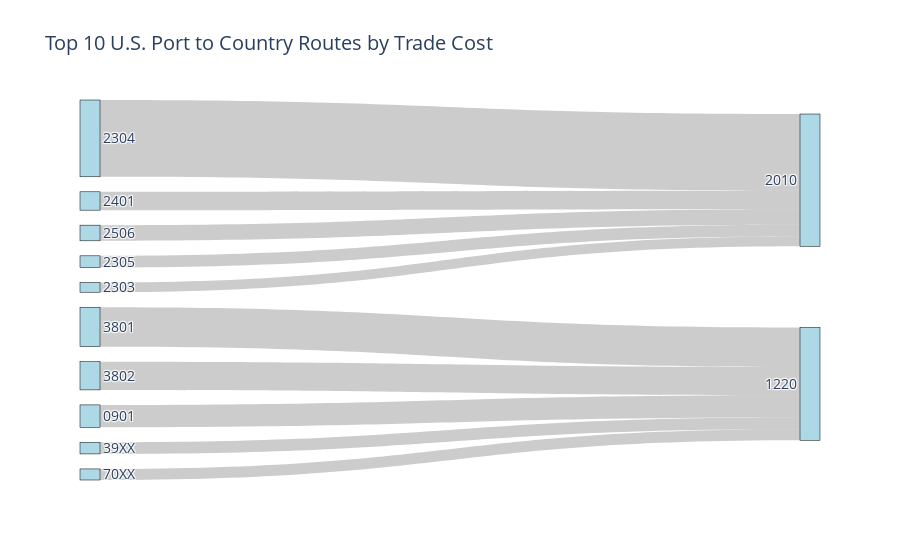

Write notebook code for a chart like this one.
### Code cell
import pandas as pd
import plotly.graph_objects as go

# Create new column for PORT_ROUTE and TRADE_COST
df_dot3['PORT_ROUTE'] = df_dot3['DEPE'].astype(str) + ' - ' + df_dot3['COUNTRY'].astype(str)
df_dot3['TRADE_COST'] = df_dot3['VALUE'] + df_dot3['FREIGHT_CHARGES']

# Get top 10 PORT_ROUTE by trade cost
top_routes = df_dot3.groupby(['DEPE', 'COUNTRY'])['TRADE_COST'].sum().sort_values(ascending=False).head(10).reset_index()

# Unique nodes (Ports + Countries)
ports = top_routes['DEPE'].unique().tolist()
countries = top_routes['COUNTRY'].unique().tolist()
nodes = ports + countries

# Mapping node names to index
node_indices = {name: i for i, name in enumerate(nodes)}

# Sankey links
sources = top_routes['DEPE'].map(node_indices).tolist()
targets = top_routes['COUNTRY'].map(node_indices).tolist()
values = top_routes['TRADE_COST'].tolist()

# Build Sankey diagram
fig = go.Figure(data=[go.Sankey(
    node=dict(
        pad=15,
        thickness=20,
        line=dict(color="black", width=0.5),
        label=nodes,
        color="lightblue"
    ),
    link=dict(
        source=sources,
        target=targets,
        value=values,
        label=[f"${v:,.0f}" for v in values],
    ))])

fig.update_layout(title_text="Top 10 U.S. Port to Country Routes by Trade Cost", font_size=14)
fig.show()

### Figure 1 — Plotly figure (JSON) as saved in the notebook; plotly's stock layout.template omitted (floating-point values rounded to 4 significant figures)
{"data": [{"link": {"label": ["$1,217,136,182,164", "$625,286,014,161", "$447,395,687,893", "$354,774,675,004", "$290,991,439,747", "$248,337,422,126", "$184,913,469,194", "$184,511,759,407", "$175,537,578,767", "$154,080,896,341"], "source": [0, 1, 2, 3, 4, 5, 6, 7, 8, 9], "target": [10, 11, 11, 11, 10, 10, 10, 11, 11, 10], "value": [1217136182164, 625286014161, 447395687893, 354774675004, 290991439747, 248337422126, 184913469194, 184511759407, 175537578767, 154080896341]}, "node": {"color": "lightblue", "label": ["2304", "3801", "3802", "0901", "2401", "2506", "2305", "39XX", "70XX", "2303", 2010, 1220], "line": {"color": "black", "width": 0.5}, "pad": 15, "thickness": 20}, "type": "sankey"}], "layout": {"font": {"size": 14}, "title": {"text": "Top 10 U.S. Port to Country Routes by Trade Cost"}}}
